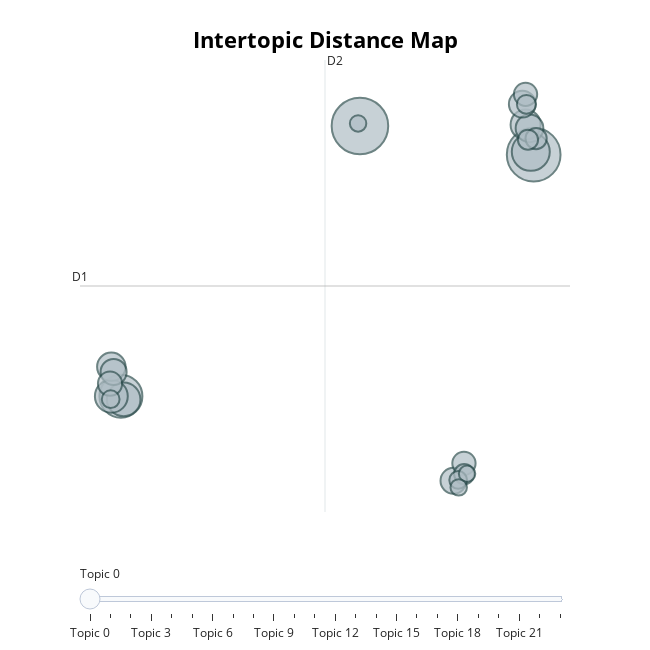

Notebook code for this chart:
### Code cell
model.visualize_topics()

### Figure 1 — Plotly figure (JSON) as saved in the notebook; plotly's stock layout.template omitted (floating-point values rounded to 4 significant figures)
{"data": [{"customdata": [[0, "horarios | carga | carga horaria | horaria | clases", 71], [1, "mas | esfuerzo | empresas | horarios | si", 64], [2, "izquierda | partidos | mas | politicas | creo", 41], [3, "economica | dinero | sociales | ayuda | acuerdo", 32], [4, "argentina | izquierda | mas | politico | partidos", 25], [5, "ideas | derecha | ninguno | ninguno dos | izquierda", 24], [6, "excursiones | campus | universidad | coincido | inversion funciona controlar", 20], [7, "social | dinero | justicia | izquierda | justicia social", 18], [8, "nadie | desconozco | nora cortinas | nora | cierta", 17], [9, "resto comunidad | conocer | momentos | resto | comunidad", 16], [10, "cristina | kirchner | fernandez | cristina fernandez | fernandez kirchner", 15], [11, "transporte | subsidio | necesario | transporte publico | publico", 15], [12, "empresas | controlar | subsidios | control | empresas creo", 13], [13, "ninguno | ninguna | extremos | contradice | ns", 12], [14, "messi verdad | messi | verdad |  | ", 12], [15, "planes | trabajo | salir | gente | saco", 10], [16, "planes sociales | planes | sociales | laboral | quiere", 9], [17, "liberal | liberales | partidos | izquierda | economico", 9], [18, "mas | lugares | campus | universidad | sigedu", 8], [19, "mayor | derecha | mayoria | general | intereses", 7], [20, "izquierda | dificil | vida toda poblacion | preocupa | preocupa calidad", 7], [21, "fundamentos | ciclo fundamentos | ciclo | materias | materias ciclo", 6], [22, "economia | social economia | menos | creo | social", 6], [23, "acuerdo acuerdo | acuerdo acuerdo acuerdo | acuerdo |  | ", 6]], "hovertemplate": "<b>Topic %{customdata[0]}</b><br>Words: %{customdata[1]}<br>Size: %{customdata[2]}", "legendgroup": "", "marker": {"color": "#B0BEC5", "line": {"color": "DarkSlateGrey", "width": 2}, "size": [71, 64, 41, 32, 25, 24, 20, 18, 17, 16, 15, 15, 13, 12, 12, 10, 9, 9, 8, 7, 7, 6, 6, 6], "sizemode": "area", "sizeref": 0.04437, "symbol": "circle"}, "mode": "markers", "name": "", "orientation": "v", "showlegend": false, "type": "scatter", "x": [3.182, 14.29, -12.11, 14.11, -11.93, -12.72, 13.78, -12.72, 14.03, 13.57, 9.166, -12.57, -12.8, 9.834, 13.77, 14.45, 13.93, 9.848, 13.83, 9.465, -12.76, 3.063, 10.03, 9.498], "xaxis": "x", "y": [9.575, 8.184, -3.534, 8.32, -3.69, -3.539, 9.64, -2.107, 9.461, 10.64, -7.638, -2.361, -2.927, -6.793, 11.11, 8.964, 8.908, -7.313, 10.62, -7.599, -3.68, 9.696, -7.297, -7.958], "yaxis": "y"}], "layout": {"annotations": [{"showarrow": false, "text": "D1", "x": -14.72, "y": 1.811, "yshift": 10}, {"showarrow": false, "text": "D2", "x": 0.9464, "xshift": 10, "y": 12.77}], "height": 650, "hoverlabel": {"bgcolor": "white", "font": {"family": "Rockwell", "size": 16}}, "legend": {"itemsizing": "constant", "tracegroupgap": 0}, "margin": {"t": 60}, "shapes": [{"line": {"color": "#CFD8DC", "width": 2}, "type": "line", "x0": 0.9464, "x1": 0.9464, "y0": -9.152, "y1": 12.77}, {"line": {"color": "#9E9E9E", "width": 2}, "type": "line", "x0": -14.72, "x1": 16.62, "y0": 1.811, "y1": 1.811}], "sliders": [{"active": 0, "pad": {"t": 50}, "steps": [{"args": [{"marker.color": [["red", "#B0BEC5", "#B0BEC5", "#B0BEC5", "#B0BEC5", "#B0BEC5", "#B0BEC5", "#B0BEC5", "#B0BEC5", "#B0BEC5", "#B0BEC5", "#B0BEC5", "#B0BEC5", "#B0BEC5", "#B0BEC5", "#B0BEC5", "#B0BEC5", "#B0BEC5", "#B0BEC5", "#B0BEC5", "#B0BEC5", "#B0BEC5", "#B0BEC5", "#B0BEC5"]]}], "label": "Topic 0", "method": "update"}, {"args": [{"marker.color": [["#B0BEC5", "red", "#B0BEC5", "#B0BEC5", "#B0BEC5", "#B0BEC5", "#B0BEC5", "#B0BEC5", "#B0BEC5", "#B0BEC5", "#B0BEC5", "#B0BEC5", "#B0BEC5", "#B0BEC5", "#B0BEC5", "#B0BEC5", "#B0BEC5", "#B0BEC5", "#B0BEC5", "#B0BEC5", "#B0BEC5", "#B0BEC5", "#B0BEC5", "#B0BEC5"]]}], "label": "Topic 1", "method": "update"}, {"args": [{"marker.color": [["#B0BEC5", "#B0BEC5", "red", "#B0BEC5", "#B0BEC5", "#B0BEC5", "#B0BEC5", "#B0BEC5", "#B0BEC5", "#B0BEC5", "#B0BEC5", "#B0BEC5", "#B0BEC5", "#B0BEC5", "#B0BEC5", "#B0BEC5", "#B0BEC5", "#B0BEC5", "#B0BEC5", "#B0BEC5", "#B0BEC5", "#B0BEC5", "#B0BEC5", "#B0BEC5"]]}], "label": "Topic 2", "method": "update"}, {"args": [{"marker.color": [["#B0BEC5", "#B0BEC5", "#B0BEC5", "red", "#B0BEC5", "#B0BEC5", "#B0BEC5", "#B0BEC5", "#B0BEC5", "#B0BEC5", "#B0BEC5", "#B0BEC5", "#B0BEC5", "#B0BEC5", "#B0BEC5", "#B0BEC5", "#B0BEC5", "#B0BEC5", "#B0BEC5", "#B0BEC5", "#B0BEC5", "#B0BEC5", "#B0BEC5", "#B0BEC5"]]}], "label": "Topic 3", "method": "update"}, {"args": [{"marker.color": [["#B0BEC5", "#B0BEC5", "#B0BEC5", "#B0BEC5", "red", "#B0BEC5", "#B0BEC5", "#B0BEC5", "#B0BEC5", "#B0BEC5", "#B0BEC5", "#B0BEC5", "#B0BEC5", "#B0BEC5", "#B0BEC5", "#B0BEC5", "#B0BEC5", "#B0BEC5", "#B0BEC5", "#B0BEC5", "#B0BEC5", "#B0BEC5", "#B0BEC5", "#B0BEC5"]]}], "label": "Topic 4", "method": "update"}, {"args": [{"marker.color": [["#B0BEC5", "#B0BEC5", "#B0BEC5", "#B0BEC5", "#B0BEC5", "red", "#B0BEC5", "#B0BEC5", "#B0BEC5", "#B0BEC5", "#B0BEC5", "#B0BEC5", "#B0BEC5", "#B0BEC5", "#B0BEC5", "#B0BEC5", "#B0BEC5", "#B0BEC5", "#B0BEC5", "#B0BEC5", "#B0BEC5", "#B0BEC5", "#B0BEC5", "#B0BEC5"]]}], "label": "Topic 5", "method": "update"}, {"args": [{"marker.color": [["#B0BEC5", "#B0BEC5", "#B0BEC5", "#B0BEC5", "#B0BEC5", "#B0BEC5", "red", "#B0BEC5", "#B0BEC5", "#B0BEC5", "#B0BEC5", "#B0BEC5", "#B0BEC5", "#B0BEC5", "#B0BEC5", "#B0BEC5", "#B0BEC5", "#B0BEC5", "#B0BEC5", "#B0BEC5", "#B0BEC5", "#B0BEC5", "#B0BEC5", "#B0BEC5"]]}], "label": "Topic 6", "method": "update"}, {"args": [{"marker.color": [["#B0BEC5", "#B0BEC5", "#B0BEC5", "#B0BEC5", "#B0BEC5", "#B0BEC5", "#B0BEC5", "red", "#B0BEC5", "#B0BEC5", "#B0BEC5", "#B0BEC5", "#B0BEC5", "#B0BEC5", "#B0BEC5", "#B0BEC5", "#B0BEC5", "#B0BEC5", "#B0BEC5", "#B0BEC5", "#B0BEC5", "#B0BEC5", "#B0BEC5", "#B0BEC5"]]}], "label": "Topic 7", "method": "update"}, {"args": [{"marker.color": [["#B0BEC5", "#B0BEC5", "#B0BEC5", "#B0BEC5", "#B0BEC5", "#B0BEC5", "#B0BEC5", "#B0BEC5", "red", "#B0BEC5", "#B0BEC5", "#B0BEC5", "#B0BEC5", "#B0BEC5", "#B0BEC5", "#B0BEC5", "#B0BEC5", "#B0BEC5", "#B0BEC5", "#B0BEC5", "#B0BEC5", "#B0BEC5", "#B0BEC5", "#B0BEC5"]]}], "label": "Topic 8", "method": "update"}, {"args": [{"marker.color": [["#B0BEC5", "#B0BEC5", "#B0BEC5", "#B0BEC5", "#B0BEC5", "#B0BEC5", "#B0BEC5", "#B0BEC5", "#B0BEC5", "red", "#B0BEC5", "#B0BEC5", "#B0BEC5", "#B0BEC5", "#B0BEC5", "#B0BEC5", "#B0BEC5", "#B0BEC5", "#B0BEC5", "#B0BEC5", "#B0BEC5", "#B0BEC5", "#B0BEC5", "#B0BEC5"]]}], "label": "Topic 9", "method": "update"}, {"args": [{"marker.color": [["#B0BEC5", "#B0BEC5", "#B0BEC5", "#B0BEC5", "#B0BEC5", "#B0BEC5", "#B0BEC5", "#B0BEC5", "#B0BEC5", "#B0BEC5", "red", "#B0BEC5", "#B0BEC5", "#B0BEC5", "#B0BEC5", "#B0BEC5", "#B0BEC5", "#B0BEC5", "#B0BEC5", "#B0BEC5", "#B0BEC5", "#B0BEC5", "#B0BEC5", "#B0BEC5"]]}], "label": "Topic 10", "method": "update"}, {"args": [{"marker.color": [["#B0BEC5", "#B0BEC5", "#B0BEC5", "#B0BEC5", "#B0BEC5", "#B0BEC5", "#B0BEC5", "#B0BEC5", "#B0BEC5", "#B0BEC5", "#B0BEC5", "red", "#B0BEC5", "#B0BEC5", "#B0BEC5", "#B0BEC5", "#B0BEC5", "#B0BEC5", "#B0BEC5", "#B0BEC5", "#B0BEC5", "#B0BEC5", "#B0BEC5", "#B0BEC5"]]}], "label": "Topic 11", "method": "update"}, {"args": [{"marker.color": [["#B0BEC5", "#B0BEC5", "#B0BEC5", "#B0BEC5", "#B0BEC5", "#B0BEC5", "#B0BEC5", "#B0BEC5", "#B0BEC5", "#B0BEC5", "#B0BEC5", "#B0BEC5", "red", "#B0BEC5", "#B0BEC5", "#B0BEC5", "#B0BEC5", "#B0BEC5", "#B0BEC5", "#B0BEC5", "#B0BEC5", "#B0BEC5", "#B0BEC5", "#B0BEC5"]]}], "label": "Topic 12", "method": "update"}, {"args": [{"marker.color": [["#B0BEC5", "#B0BEC5", "#B0BEC5", "#B0BEC5", "#B0BEC5", "#B0BEC5", "#B0BEC5", "#B0BEC5", "#B0BEC5", "#B0BEC5", "#B0BEC5", "#B0BEC5", "#B0BEC5", "red", "#B0BEC5", "#B0BEC5", "#B0BEC5", "#B0BEC5", "#B0BEC5", "#B0BEC5", "#B0BEC5", "#B0BEC5", "#B0BEC5", "#B0BEC5"]]}], "label": "Topic 13", "method": "update"}, {"args": [{"marker.color": [["#B0BEC5", "#B0BEC5", "#B0BEC5", "#B0BEC5", "#B0BEC5", "#B0BEC5", "#B0BEC5", "#B0BEC5", "#B0BEC5", "#B0BEC5", "#B0BEC5", "#B0BEC5", "#B0BEC5", "#B0BEC5", "red", "#B0BEC5", "#B0BEC5", "#B0BEC5", "#B0BEC5", "#B0BEC5", "#B0BEC5", "#B0BEC5", "#B0BEC5", "#B0BEC5"]]}], "label": "Topic 14", "method": "update"}, {"args": [{"marker.color": [["#B0BEC5", "#B0BEC5", "#B0BEC5", "#B0BEC5", "#B0BEC5", "#B0BEC5", "#B0BEC5", "#B0BEC5", "#B0BEC5", "#B0BEC5", "#B0BEC5", "#B0BEC5", "#B0BEC5", "#B0BEC5", "#B0BEC5", "red", "#B0BEC5", "#B0BEC5", "#B0BEC5", "#B0BEC5", "#B0BEC5", "#B0BEC5", "#B0BEC5", "#B0BEC5"]]}], "label": "Topic 15", "method": "update"}, {"args": [{"marker.color": [["#B0BEC5", "#B0BEC5", "#B0BEC5", "#B0BEC5", "#B0BEC5", "#B0BEC5", "#B0BEC5", "#B0BEC5", "#B0BEC5", "#B0BEC5", "#B0BEC5", "#B0BEC5", "#B0BEC5", "#B0BEC5", "#B0BEC5", "#B0BEC5", "red", "#B0BEC5", "#B0BEC5", "#B0BEC5", "#B0BEC5", "#B0BEC5", "#B0BEC5", "#B0BEC5"]]}], "label": "Topic 16", "method": "update"}, {"args": [{"marker.color": [["#B0BEC5", "#B0BEC5", "#B0BEC5", "#B0BEC5", "#B0BEC5", "#B0BEC5", "#B0BEC5", "#B0BEC5", "#B0BEC5", "#B0BEC5", "#B0BEC5", "#B0BEC5", "#B0BEC5", "#B0BEC5", "#B0BEC5", "#B0BEC5", "#B0BEC5", "red", "#B0BEC5", "#B0BEC5", "#B0BEC5", "#B0BEC5", "#B0BEC5", "#B0BEC5"]]}], "label": "Topic 17", "method": "update"}, {"args": [{"marker.color": [["#B0BEC5", "#B0BEC5", "#B0BEC5", "#B0BEC5", "#B0BEC5", "#B0BEC5", "#B0BEC5", "#B0BEC5", "#B0BEC5", "#B0BEC5", "#B0BEC5", "#B0BEC5", "#B0BEC5", "#B0BEC5", "#B0BEC5", "#B0BEC5", "#B0BEC5", "#B0BEC5", "red", "#B0BEC5", "#B0BEC5", "#B0BEC5", "#B0BEC5", "#B0BEC5"]]}], "label": "Topic 18", "method": "update"}, {"args": [{"marker.color": [["#B0BEC5", "#B0BEC5", "#B0BEC5", "#B0BEC5", "#B0BEC5", "#B0BEC5", "#B0BEC5", "#B0BEC5", "#B0BEC5", "#B0BEC5", "#B0BEC5", "#B0BEC5", "#B0BEC5", "#B0BEC5", "#B0BEC5", "#B0BEC5", "#B0BEC5", "#B0BEC5", "#B0BEC5", "red", "#B0BEC5", "#B0BEC5", "#B0BEC5", "#B0BEC5"]]}], "label": "Topic 19", "method": "update"}, {"args": [{"marker.color": [["#B0BEC5", "#B0BEC5", "#B0BEC5", "#B0BEC5", "#B0BEC5", "#B0BEC5", "#B0BEC5", "#B0BEC5", "#B0BEC5", "#B0BEC5", "#B0BEC5", "#B0BEC5", "#B0BEC5", "#B0BEC5", "#B0BEC5", "#B0BEC5", "#B0BEC5", "#B0BEC5", "#B0BEC5", "#B0BEC5", "red", "#B0BEC5", "#B0BEC5", "#B0BEC5"]]}], "label": "Topic 20", "method": "update"}, {"args": [{"marker.color": [["#B0BEC5", "#B0BEC5", "#B0BEC5", "#B0BEC5", "#B0BEC5", "#B0BEC5", "#B0BEC5", "#B0BEC5", "#B0BEC5", "#B0BEC5", "#B0BEC5", "#B0BEC5", "#B0BEC5", "#B0BEC5", "#B0BEC5", "#B0BEC5", "#B0BEC5", "#B0BEC5", "#B0BEC5", "#B0BEC5", "#B0BEC5", "red", "#B0BEC5", "#B0BEC5"]]}], "label": "Topic 21", "method": "update"}, {"args": [{"marker.color": [["#B0BEC5", "#B0BEC5", "#B0BEC5", "#B0BEC5", "#B0BEC5", "#B0BEC5", "#B0BEC5", "#B0BEC5", "#B0BEC5", "#B0BEC5", "#B0BEC5", "#B0BEC5", "#B0BEC5", "#B0BEC5", "#B0BEC5", "#B0BEC5", "#B0BEC5", "#B0BEC5", "#B0BEC5", "#B0BEC5", "#B0BEC5", "#B0BEC5", "red", "#B0BEC5"]]}], "label": "Topic 22", "method": "update"}, {"args": [{"marker.color": [["#B0BEC5", "#B0BEC5", "#B0BEC5", "#B0BEC5", "#B0BEC5", "#B0BEC5", "#B0BEC5", "#B0BEC5", "#B0BEC5", "#B0BEC5", "#B0BEC5", "#B0BEC5", "#B0BEC5", "#B0BEC5", "#B0BEC5", "#B0BEC5", "#B0BEC5", "#B0BEC5", "#B0BEC5", "#B0BEC5", "#B0BEC5", "#B0BEC5", "#B0BEC5", "red"]]}], "label": "Topic 23", "method": "update"}]}], "title": {"font": {"color": "Black", "size": 22}, "text": "<b>Intertopic Distance Map", "x": 0.5, "xanchor": "center", "y": 0.95, "yanchor": "top"}, "width": 650, "xaxis": {"anchor": "y", "domain": [0, 1], "range": [-14.72, 16.62], "title": {"text": ""}, "visible": false}, "yaxis": {"anchor": "x", "domain": [0, 1], "range": [-9.152, 12.77], "title": {"text": ""}, "visible": false}}}
